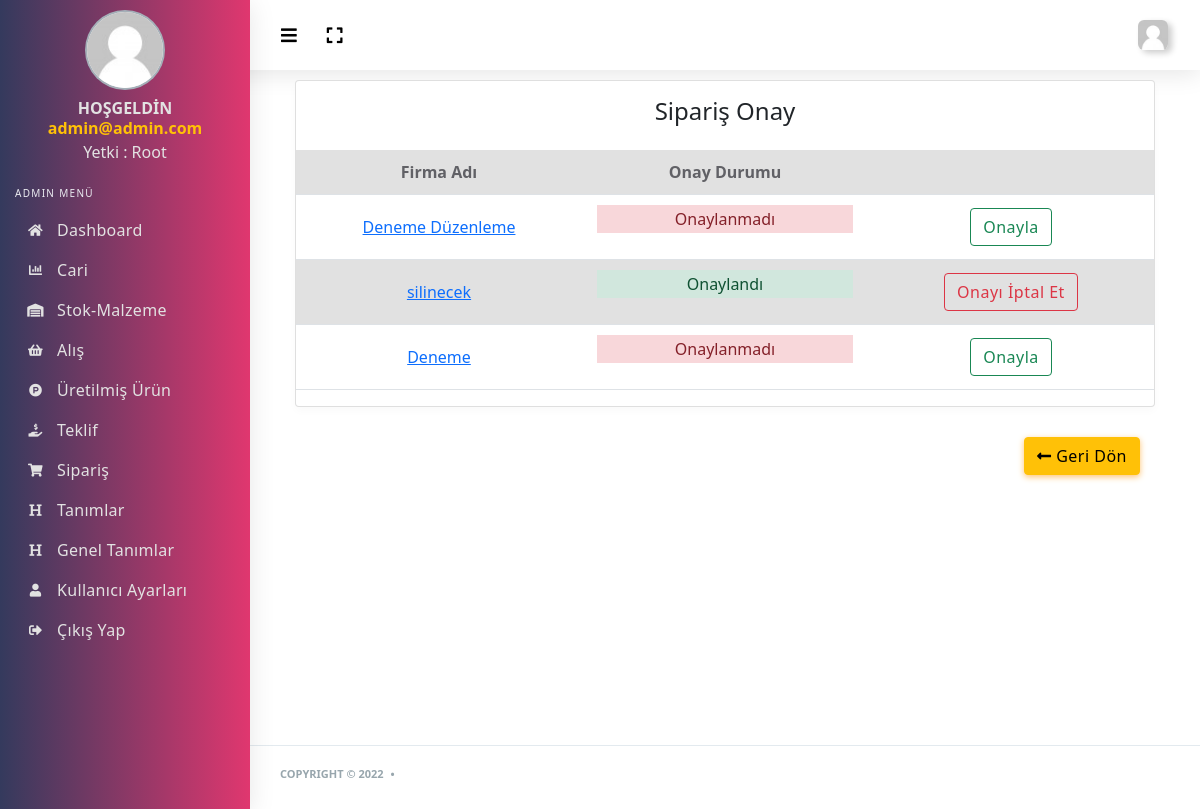
Page /admin/siparis.php (signed in) on the earlier database version.
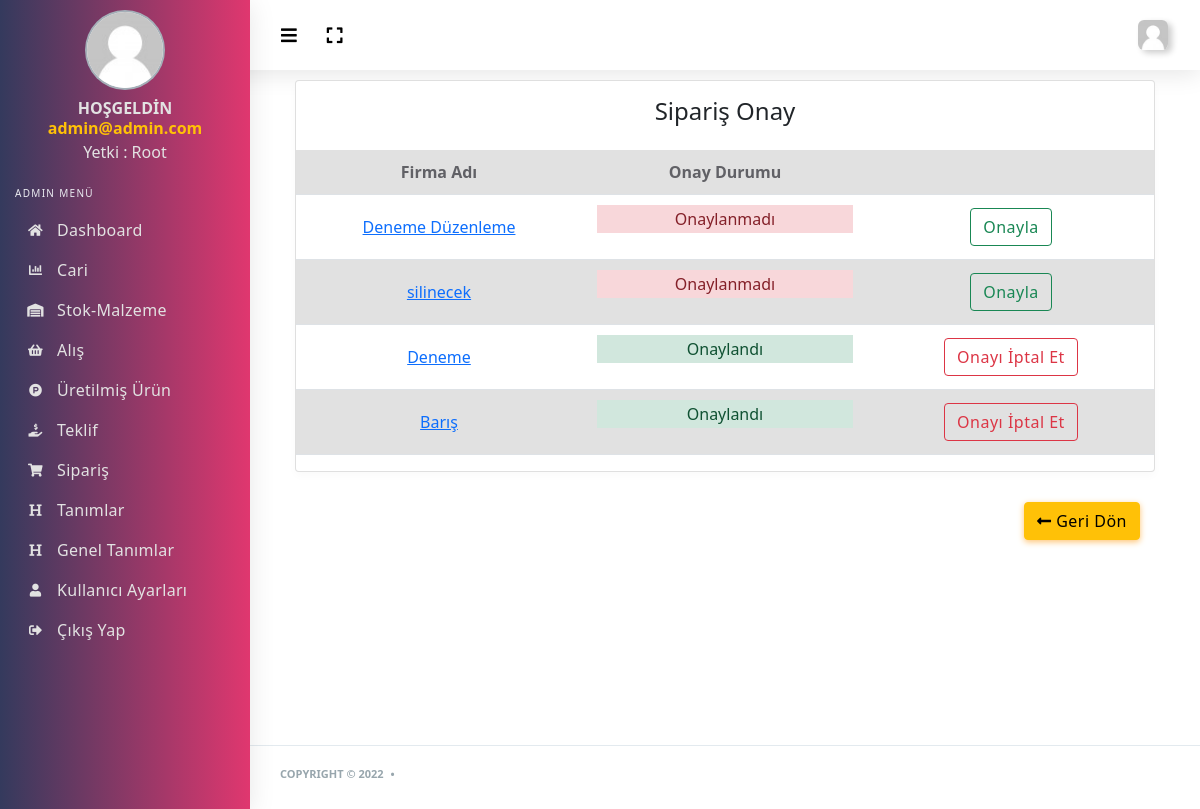
Same page on the later database version.
### tables this page shows
CREATE TABLE `siparis_tbl` (
  `id` int(11) NOT NULL,
  `teklif_id` int(11) NOT NULL,
  `onay_durumu` tinyint(1) NOT NULL
);

CREATE TABLE `teklifekrani_tbl` (
  `id` int(11) NOT NULL,
  `teklif_firmaad` varchar(255) NOT NULL,
  `teklif_firmavergino` varchar(255) NOT NULL,
  `teklif_siparistarihi` date NOT NULL,
  `teklif_satilabilirurunsecenekleri` varchar(255) NOT NULL,
  `teklif_urunadedi` varchar(255) NOT NULL,
  `teklif_kagitturu` varchar(255) NOT NULL,
  `teklif_baskitutari` varchar(255) NOT NULL,
  `teklif_lakvarmi` tinyint(1) NOT NULL,
  `teklif_metalizevarmi` tinyint(1) NOT NULL,
  `teklif_kirimvarmi` tinyint(1) NOT NULL,
  `teklif_delikvarmi` tinyint(1) NOT NULL,
  `teklif_iscisayisi` int(11) NOT NULL
);

### admin/siparis.php (the view, shortened to what this page needs)
<?php include 'header.php' ?>
<?php include 'sidebar.php';
$siparissor=$db->prepare("SELECT * FROM siparis_tbl ORDER BY id ASC");
$siparissor->execute();
$teklifsor=$db->prepare("SELECT * FROM siparis_tbl inner join teklifekrani_tbl on teklifekrani_tbl.id=siparis_tbl.teklif_id");
$teklifsor->execute();
?>
<div class="main-content">
	<div class="col-12 col-md-12 col-lg-12">
		<div class="card">
			<h4 class="text-center p-3">Sipariş Onay</h4>
			<form action="../islem.php" method="POST">
				<table class="table table-striped table-md text-center">
					<tr>
						<th class="text-center">Firma Adı</th>
						<th>Onay Durumu</th>
						<th></th>
					</tr>
					<?php while ($sipariscek=$siparissor->fetch(PDO::FETCH_ASSOC)) {
						$siparis_id=$sipariscek['id'];
						?>
						<tr class="text-center">
							<?php $teklifcek=$teklifsor->fetch(PDO::FETCH_ASSOC); ?>
							<td style="width:16%;"><a href="teklif-duzenle.php?id=<?=$teklifcek['id'] ?>"><?=$teklifcek['teklif_firmaad']; ?></a></td>
							<td style="width:16%;">
								<?php if ($teklifcek['onay_durumu']==0) {?>
									<p class="alert-danger">Onaylanmadı</p>
								<?php }else {?>
									<p class="alert-success">Onaylandı</p>
								<?php } ?>
							</td>
							<?php if ($teklifcek['onay_durumu']==0) { ?>
								<td style="width:16%;"><a href="../islem.php?onayla=ok&id=<?=$siparis_id?>" onclick="return confirm('Onaylamak istediğinize emin misiniz?')" class="btn btn-outline-success"> Onayla</a></td>
							<?php }else {?>
								<td style="width:16%;"><a href="../islem.php?onayiptal=ok&id=<?=$siparis_id?>" onclick="return confirm('Onayı iptal etmek istediğinize emin misiniz?')" class="btn btn-outline-danger"> Onayı İptal Et</a></td>
							<?php	}?>
						</tr>
					<?php } ?>
				</table>
			</div>
			<div class="col-md-12 text-right">
				<a class="btn btn-warning" href="index.php"><i class="fa fa-long-arrow-alt-left"></i> Geri Dön</a>
			</div>
	</div>
</div>
</div>
</div>
<?php include 'footer.php' ?>

Differences in the rows shown:
changed siparis_tbl "silinecek": onay_durumu "Onaylandı Onayı İptal Et" → "Onaylanmadı Onayla"
changed siparis_tbl "Deneme": onay_durumu "Onaylanmadı Onayla" → "Onaylandı Onayı İptal Et"
added siparis_tbl: teklifekrani_tbl.teklif_firmaad "Barış", onay_durumu "Onaylandı"
